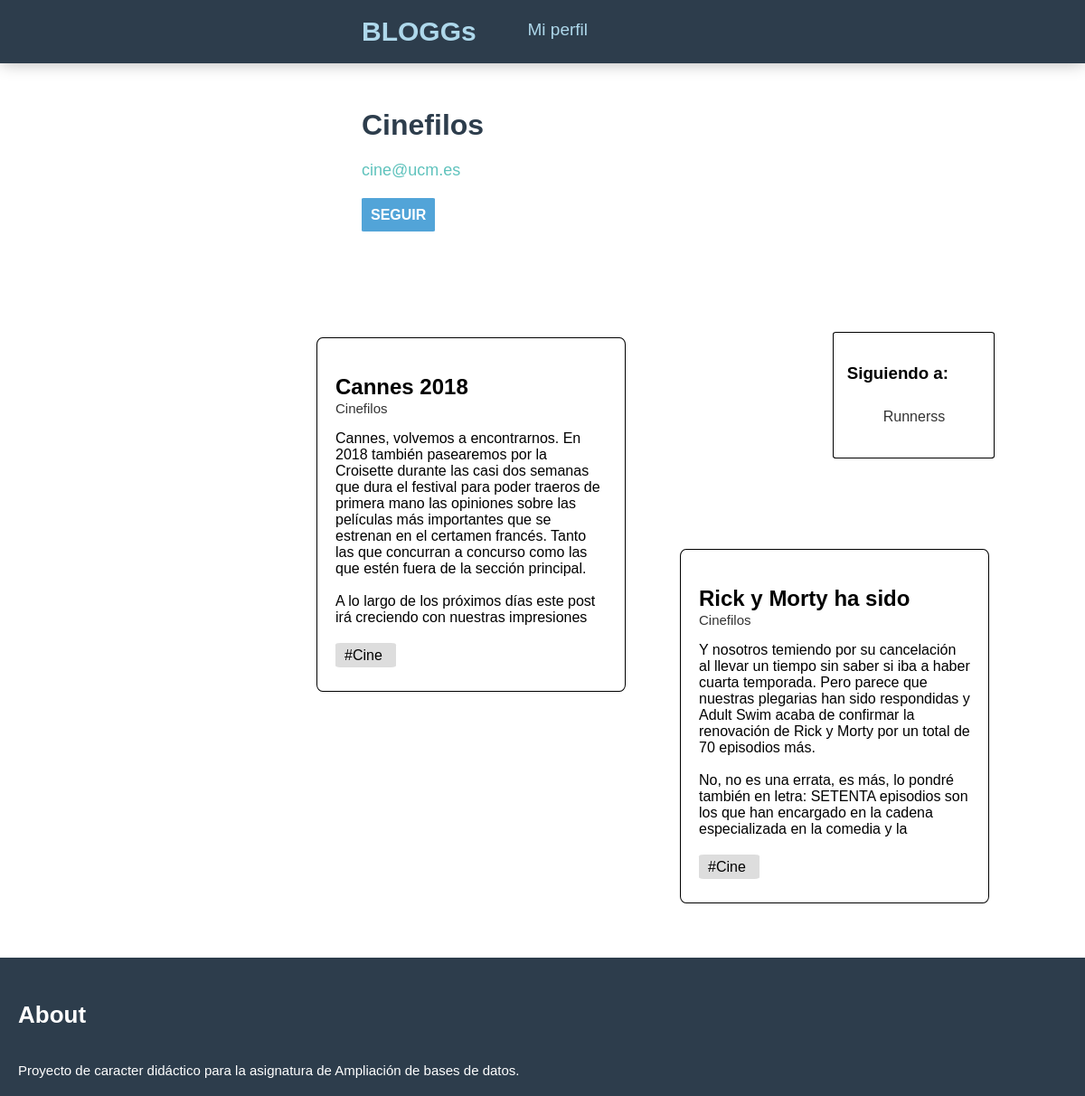
The page /views/profile.php?mail=cine@ucm.es on the database its author committed.
### tables this page shows
CREATE TABLE `user` (
  `mail` varchar(100) NOT NULL,
  `password` varchar(100) NOT NULL,
  `blogname` varchar(100) NOT NULL
);

CREATE TABLE `following` (
  `id_follow` int(11) NOT NULL,
  `mail_1` varchar(100) NOT NULL,
  `mail_2` varchar(100) NOT NULL
);

CREATE TABLE `post` (
  `id_post` int(11) NOT NULL,
  `title` varchar(500) NOT NULL,
  `mail` varchar(100) NOT NULL,
  `id_category` tinyint(4) NOT NULL,
  `ptext` text NOT NULL
);

CREATE TABLE `categories` (
  `id_category` tinyint(4) NOT NULL,
  `value` varchar(100) NOT NULL
);

### models/usuario.php (called while the page is built, shortened)
<?php
require_once 'entidadBase.php';
class Usuario extends EntidadBase {
    private $mail;
    private $nombre;
    public function __construct(){
		    $this->table = "user";
        $class = "Usuario";
    }
    public function getMail() {
        return $this->mail;
    }
    public function setMail($mail) {
        $this->mail = $mail;
    }
    public function getNombre() {
        return $this->nombre;
    }
    public function setNombre($nombre) {
        $this->nombre = $nombre;
    }
    public function load($mail){
      $req=$this->db()->query("SELECT * FROM user WHERE mail = '".$mail."'");
  	}
    public function getFollowers(){
      $req=$this->db()->query($sql = "SELECT * FROM following
        JOIN user on(following.mail_2 = user.mail)
        WHERE mail_1  = '".$this->getMail()."'");
      return $this->showData($req);
    }
}
?>

### config/conectar.php (called while the page is built, shortened)
<?php
class Conectar{
    private $servername, $username, $password, $database, $driver;
    public function __construct() {
		$ini_array = parse_ini_file("entorno.ini", true);
		if($ini_array==null)
			throw new Exception('MySQL: Error al abrir entorno configuración para conexión BBDD');
		else{
			$this->servername=$ini_array['BLOGGS']['servername'];
			$this->username=$ini_array['BLOGGS']['username'];
			$this->password=$ini_array['BLOGGS']['password'];
			$this->database=$ini_array['BLOGGS']['database'];
		  }
    }
    public function getConexion(){
        if($this->driver=="mysql" || $this->driver==null){
        	$db = new mysqli($this->servername, $this->username, $this->password, $this->database);
        }
        return $db;
    }
}
?>

### models/entidadBase.php (called while the page is built, shortened)
<?php
require_once $_SERVER['DOCUMENT_ROOT']."/config/conectar.php";
class EntidadBase{
    private $db;
    public function db() {
        return $this->db;
    }
    public function __construct($table, $class) {
    		try{
    			$conectar=new Conectar();
    			$this->db=$conectar->getConexion();
    		}catch(Excepcion $e){
    			error_log("MySQL: Code: ".$e->getCode(). " Desc: " .$e->getMessage() ,0);
    			throw new Exception($e);
    		}
    }
	protected function showData($resultSet){
		$filas= array();
		while ($fila = $resultSet->fetch_assoc())
			$filas[] = $fila;
    return $filas;
	}
}
?>

### views/profile.php (the view, shortened to what this page needs)
<!DOCTYPE html>
<head>
  <link rel="stylesheet" type="text/css" href="../css/postlist.css" />
  <link rel="stylesheet" type="text/css" href="../css/profile.css" />
<?php
      require './layout/head.php';
      require '../models/postslist.php';
      require '../models/usuario.php';
      if(!isset($_SESSION['mail']) && !isset($_GET['mail'])){
        header("Location: ../views/login.php");
      }
      else if(!isset($_SESSION['mail']) && isset($_GET['mail'])){
        $usermail = $_GET['mail'];
        $boton = '<a href="../views/login.php" id=prnewpost>SEGUIR</a>';
      }
      $user=new Usuario();
      $user->load($usermail);
      $fol = $user->getFollowers();
      $followers=count($fol);
      $height=80+$followers*28;
echo '<title>'.$user->getNombre().'</title>'.
'</head><body>'.
'<div id=prheader>'.
  '<h1 id=prtitle>'.$user->getNombre().'</h1>'.
  '<h2 id=prmail>'.$user->getMail().'</h2>'.
  $boton.
'</div>';
echo '<div id=following style="height:'.$height.'px">';
echo  '<h3>Siguiendo a:</h3>';
echo  '<ul>';
  $i =0;
  while($i<$followers){
    echo '<a class=follower href="../views/profile.php?mail='.$fol[$i]['mail_2'].'
    "><li>'
    .$fol[$i]['blogname'].
    '</li></a>';
    $i++;
  }
  ?>
</ul>
</div>
<?php
$lista = new PostsList();
$lista->perfil($user->getMail());
?>
<?php require './layout/foot_page.php';?>
</body>

### models/postslist.php (shortened to what this page needs)
<?php
require_once 'entidadBase.php';
class PostsList extends EntidadBase {
  public function perfil($mail){
    $req=$this->db()->query("SELECT * FROM post JOIN categories on(post.id_category = categories.id_category)
                                JOIN user on(user.mail = post.mail) WHERE post.mail= '".$mail."'");
    $filas = $this->showData($req);
    $this->showAllList($filas);
  }
  private function showAllList($filas){
    $posts=count($filas);
    $height=600+(floor(($posts-1)/3))*450;
    echo '<div id=topentradas style="height:'.$height.'px">';
    echo '<ul>';
          $i =0;
          while($i<$posts){
            echo '<a href="../views/viewpost.php?id='.$filas[$i]['id_post'].'" style="text-decoration:none;color:black;"><li class=ipost style="float: left;">';
            echo '<h2 class=ptitle>'.$filas[$i]['title'].'</h2>';
            echo '<p class=psubtitle>'.$filas[$i]['blogname'].'</p>';
            echo '<p class=ptext>'.$filas[$i]['ptext'].'</p>';
            echo '<a href"" class=postcat>#'.$filas[$i]['value'].'</a>';
            echo '</li></a>';
            $i++;
          }
    echo '</ul></div>';
  }
}
?>

### css/postlist.css (style rules this page uses)
#topentradas { margin-left: 300px; margin-top: 100px; padding: 10px; }
.ipost { height: 350px; width: 300px; margin-right: 60px; margin-bottom: 60px; border-color: black; border-radius: 2%; border-width: 0.5px; border-style: solid; display: inline; list-style-type: none; padding: 20px; }
.postcat { padding-left: 10px; padding-right: 15px; padding-top: 5px; padding-bottom: 5px; background-color: #ddd; border-radius: 8% }
.ptitle { margin-bottom: 0; max-height: 27px; overflow: hidden; }
.psubtitle { margin-top: 2px; color: #333; font-size: 15px; }
.ptext { max-height: 215px; overflow: hidden; margin-bottom: 25px; }

### css/profile.css (style rules this page uses)
body { margin: 0px; font-family:sans-serif; }
#following { float: right; margin-top: 120px; margin-right: 100px; margin-bottom: 100px; border-style: solid; padding: 15px; border-radius: 2%; border-width: 1px; padding-right: 50px; }
.follower { list-style-type: none; line-height: 35px; text-decoration:none; color: #333; }
#prheader { margin-left: 400px; margin-top: 50px; }
#prtitle { user-select: none; color: #2d3d4c; }
#prmail { font-size: 18px; text-decoration:none; user-select: none; font-weight: lighter; color:#60c3bd; margin-bottom: 30px; }
#prnewpost { text-decoration:none; color: white; padding: 10px; font-weight: bold; background-color: #52a4d8; border-radius: 3%; }

### rows shown on the page
user: blogname "Cinefilos", mail "cine@ucm.es"
following: mail_2.blogname "Runnerss"
post: title "Cannes 2018", user.blogname "Cinefilos", ptext "Cannes, volvemos a encontrarnos. En 2018 también pasearemos por la Croisette durante las casi dos semanas que dura el festival para poder traeros de primera mano las opiniones sobre las películas más importantes que se estrenan en el certamen francés. Tanto las que concurran a concurso como las que estén fuera de la sección principal. A lo largo de los próximos días este post irá creciendo con nuestras impresiones…", id_category.value "Cine"
post: title "Rick y Morty ha sido…", user.blogname "Cinefilos", ptext "Y nosotros temiendo por su cancelación al llevar un tiempo sin saber si iba a haber cuarta temporada. Pero parece que nuestras plegarias han sido respondidas y Adult Swim acaba de confirmar la renovación de Rick y Morty por un total de 70 episodios más. No, no es una errata, es más, lo pondré también en letra: SETENTA episodios son los que han encargado en la cadena especializada en la comedia y la…", id_category.value "Cine"
